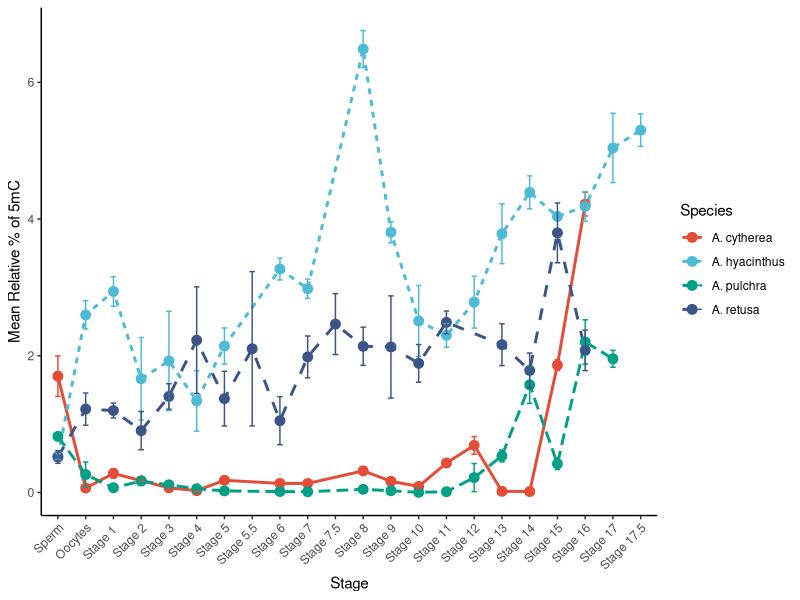
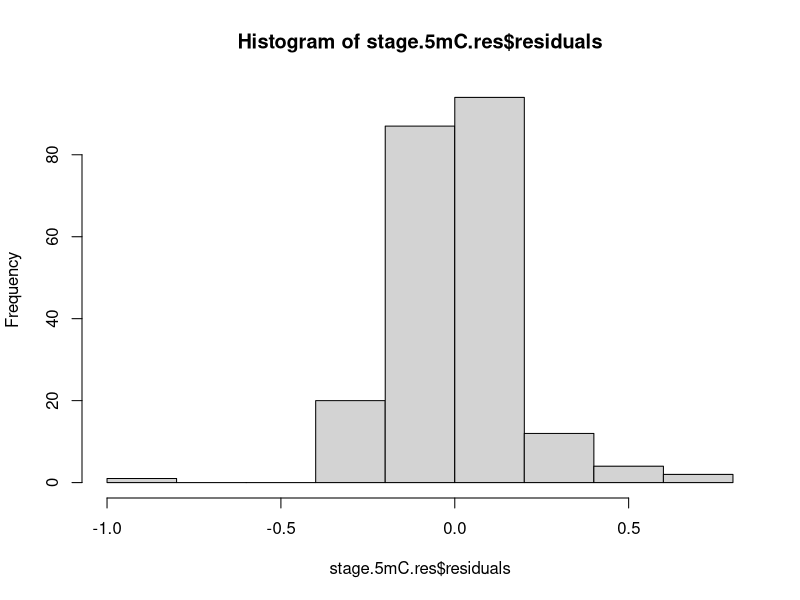
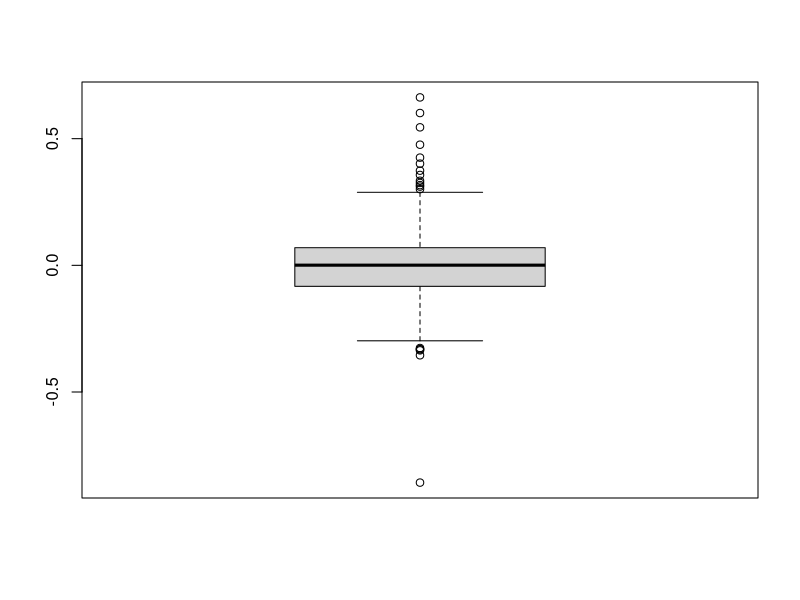
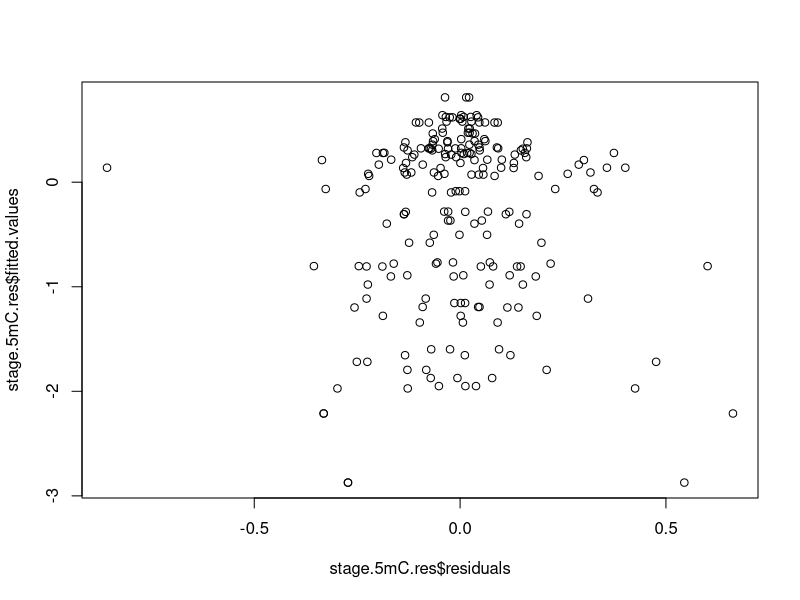
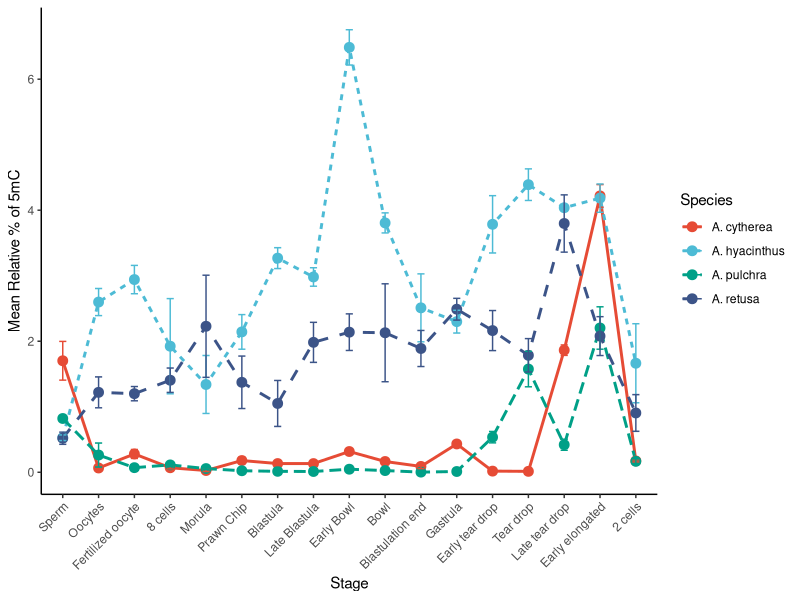
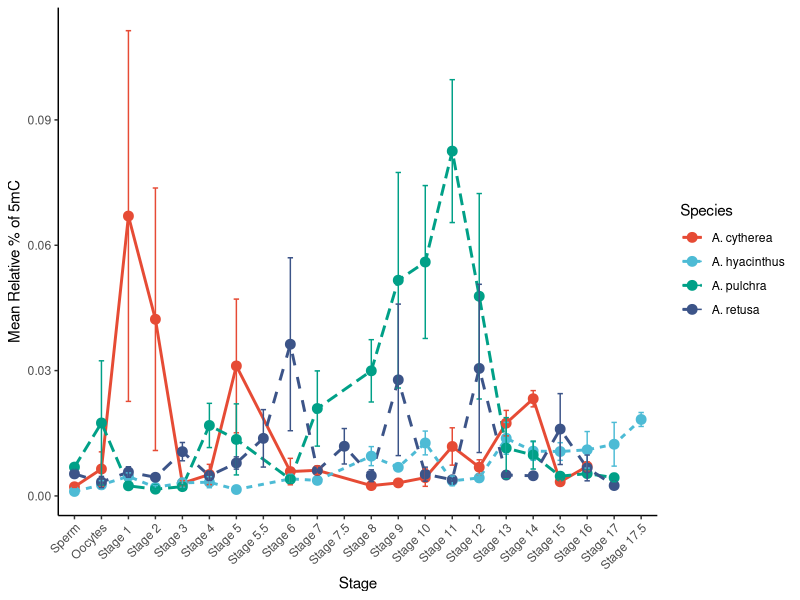
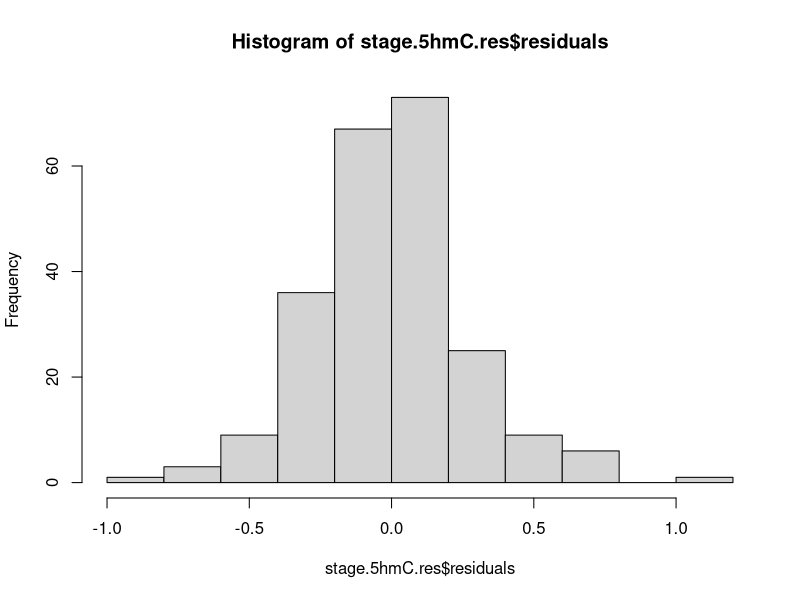
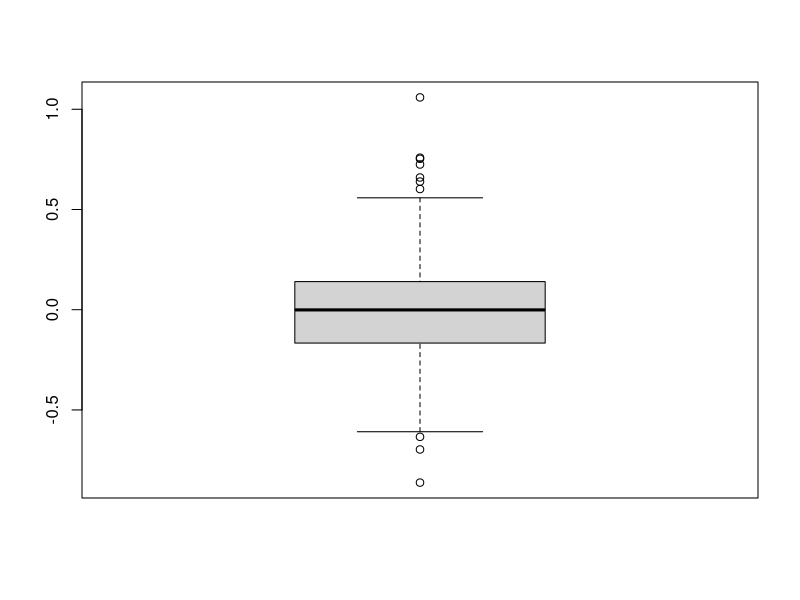

The R script that drew these images, in order:
## ---- chunk 1
library(tidyverse)
library(ggsci)
## ---- chunk 2
ahya <- read.csv("RAnalysis/data/Ahyacinthus_5mC.csv",  na.strings = "NA")

str(ahya)
as.numeric

stnds <- ahya %>% filter(Species=="Standard") %>%
  group_by(Stage) %>%
  summarize(mean.RFU=mean(Fluoro.530.590))

ahya <- ahya %>% filter(Species=="A. hyacinthus") 

MF3.RFU.ahya <- stnds$mean.RFU[[1]]
MF4.RFU.ahya <- stnds$mean.RFU[[2]]
MF4.ng.ahya <- 10

ahya$rel.percent.5mC <- (((ahya$Fluoro.530.590 -MF3.RFU.ahya )/ ahya$DNA.ng) / ((MF4.RFU.ahya - MF3.RFU.ahya)* 2 /MF4.ng.ahya))*100

ahya.27 <- ahya %>%
filter(Temperature ==27)

## ---- chunk 3
acyth <- read.csv("RAnalysis/data/Acytherea_5mC.csv",  na.strings = "NA")

str(acyth)
as.numeric

stnds <- acyth %>% filter(Species=="Standard") %>%
  group_by(Stage) %>%
  summarize(mean.RFU=mean(Fluoro.530.590))

acyth <- acyth %>% filter(Species=="A. cytherea") 

MF3.RFU.acyth <- stnds$mean.RFU[[1]]
MF4.RFU.acyth <- stnds$mean.RFU[[2]]
MF4.ng.acyth <- 10

acyth$rel.percent.5mC <- (((acyth$Fluoro.530.590 -MF3.RFU.acyth )/ acyth$DNA.ng) / ((MF4.RFU.acyth - MF3.RFU.acyth)* 2 /MF4.ng.acyth))*100

acyth <- acyth %>%
filter(Temperature ==27)

## ---- chunk 4
aret <- read.csv("RAnalysis/data/Aretusa_5mC.csv",  na.strings = "NA")

str(aret)
as.numeric

stnds <- aret %>% filter(Species=="Standard") %>%
  group_by(Stage) %>%
  summarize(mean.RFU=mean(Fluoro.530.590))

aret <- aret %>% filter(Species=="A. retusa") 

MF3.RFU.aret <- stnds$mean.RFU[[1]]
MF4.RFU.aret <- stnds$mean.RFU[[2]]
MF4.ng.aret <- 10

aret$rel.percent.5mC <- (((aret$Fluoro.530.590 -MF3.RFU.aret )/ aret$DNA.ng) / ((MF4.RFU.aret - MF3.RFU.aret)* 2 /MF4.ng.aret))*100

aret <- aret %>%
filter(Temperature ==27) %>%
filter(!Stage == "Stage 12")
## ---- chunk 5
apul <- read.csv("RAnalysis/data/Apulchra_5mC.csv",  na.strings = "NA")

str(apul)

stnds <- apul %>% filter(Species=="Standard") %>%
  group_by(Stage) %>%
  summarize(mean.RFU=mean(Fluoro.530.590))

apul <- apul %>% filter(Species=="A. pulchra") 

MF3.RFU.apul <- stnds$mean.RFU[[1]]
MF4.RFU.apul <- stnds$mean.RFU[[2]]
MF4.ng.apul <- 10

apul$rel.percent.5mC <- (((apul$Fluoro.530.590 -MF3.RFU.apul )/ apul$DNA.ng) / ((MF4.RFU.apul - MF3.RFU.apul)* 2 /MF4.ng.apul))*100

apul <- apul %>%
filter(Temperature ==27)

## ---- chunk 6
#examine only 27

all.species.5mC <- rbind(ahya.27, acyth, aret,  apul)
unique(all.species.5mC$Stage)

devo.27 <- all.species.5mC %>% 
  mutate(Stage = fct_relevel(Stage, "Sperm",      "Oocytes",   "Stage 1 ",   "Stage 2",    
                             "Stage 3",    "Stage 4",    "Stage 5", "Stage 5.5",    "Stage 6",   "Stage 7",    
                             "Stage 7.5", "Stage 8",    "Stage 9",    "Stage 10",   "Stage 11",   "Stage 12",   
                             "Stage 13",   "Stage 14",  "Stage 15",   "Stage 16",   "Stage 17",   "Stage 17.5"))

summary_stats.devo.27 <- devo.27 %>%
  group_by(Species, Stage) %>%
  summarize(
    mean_5mC = mean(rel.percent.5mC, na.rm = TRUE),
    sem_5mC = sd(rel.percent.5mC, na.rm = TRUE) / sqrt(n()),
    .groups = 'drop'
  )

summary_stats.devo.27 %>%
  ggplot(aes(x = Stage, y = mean_5mC, group = Species, color = Species)) +
  geom_line(aes(linetype = Species), size = 1) +  # Line connecting mean points
  geom_point(size = 3) +  # Mean points
  geom_errorbar(aes(ymin = mean_5mC - sem_5mC, ymax = mean_5mC + sem_5mC), width = 0.2) +  # SEM bars
  labs(
    x = "Stage",
    y = "Mean Relative % of 5mC"
  ) +
  scale_color_npg()+
  scale_fill_npg()+
  theme_classic() +
  theme(axis.text.x = element_text(angle = 45, hjust = 1))  # Rotate x-axis labels for better readability


## ---- chunk 7

devo.27.stages <- devo.27 %>% 
  filter(!Stage == "Stage 5.5") %>% 
  filter(!Stage == "Stage 7.5") %>% 
  filter(!Stage == "Stage 12")%>% 
  filter(!Stage == "Stage 17")%>% 
  filter(!Stage == "Stage 17.5")

str(devo.27.stages)
devo.27.stages$Species <- as.factor(devo.27.stages$Species)

unique(devo.27.stages$Stage)

unique(devo.27.stages$Development)

devo.27.stages <- devo.27.stages %>% 
  mutate(Development = fct_relevel(Development, "Sperm", "Oocytes", "Fertilized oocyte", "4 cells", "8 cells", "Morula",          "Prawn Chip", "Blastula", "Late Blastula", "Early Bowl", "Bowl", "Blastulation end", "Gastrula", "Early tear drop",
"Tear drop", "Late tear drop", "Early elongated"))

stage.5mC.res <- aov(log10(rel.percent.5mC) ~ Stage*Species, data= devo.27.stages)
summary(stage.5mC.res)
hist(stage.5mC.res$residuals)
boxplot(stage.5mC.res$residuals)
plot(stage.5mC.res$residuals, stage.5mC.res$fitted.values)

Tukey.ph <- TukeyHSD(stage.5mC.res)

summary_stats.devo.27 <- devo.27.stages %>%
  group_by(Species, Stage, Development) %>%
  summarize(
    mean_5mC = mean(rel.percent.5mC, na.rm = TRUE),
    sem_5mC = sd(rel.percent.5mC, na.rm = TRUE) / sqrt(n()),
    .groups = 'drop'
  )

summary_stats.devo.27 %>%
  ggplot(aes(x = Development, y = mean_5mC, group = Species, color = Species)) +
  geom_line(aes(linetype = Species), size = 1) +  # Line connecting mean points
  geom_point(size = 3) +  # Mean points
  geom_errorbar(aes(ymin = mean_5mC - sem_5mC, ymax = mean_5mC + sem_5mC), width = 0.2) +  # SEM bars
  labs(
    x = "Stage",
    y = "Mean Relative % of 5mC"
  ) +
  scale_color_npg()+
  scale_fill_npg()+
  theme_classic() +
  theme(axis.text.x = element_text(angle = 45, hjust = 1))  # Rotate x-axis labels for better readability



## ---- chunk 8
ahya.5hmC <- read.csv("RAnalysis/data/Ahyacinthus_5hmC.csv",  na.strings = "NA")

str(ahya.5hmC)

stnds.ahya.5hmC <- ahya.5hmC %>% filter(Species=="Standard") %>%
  group_by(Stage) %>%
  summarize(mean.RFU=mean(Fluoro.530.590))

ahya.5hmC <- ahya.5hmC %>% filter(Species=="A. hyacinthus") 

HF4.RFU.ahya.5hmC <- stnds.ahya.5hmC$mean.RFU[[1]]
HF5.RFU.ahya.5hmC <- stnds.ahya.5hmC$mean.RFU[[2]]
HF5.ng.ahya.5hmC <- 10

ahya.5hmC$rel.percent.5mC <- (((ahya.5hmC$Fluoro.530.590 -HF4.RFU.ahya.5hmC )/ ahya.5hmC$DNA.ng) / ((HF5.RFU.ahya.5hmC - HF4.RFU.ahya.5hmC)* 5 /HF5.ng.ahya.5hmC))*100

ahya.5hmC <- ahya.5hmC %>%
filter(Temperature ==27)

## ---- chunk 9
acyth.5hmC <- read.csv("RAnalysis/data/Acytherea_5hmC.csv",  na.strings = "NA")

str(acyth.5hmC)

stnds.acyth.5hmC <- acyth.5hmC %>% filter(Species=="Standard") %>%
  group_by(Stage) %>%
  summarize(mean.RFU=mean(Fluoro.530.590))

acyth.5hmC <- acyth.5hmC %>% filter(Species=="A. cytherea") 

HF4.RFU.acyth <- stnds.acyth.5hmC$mean.RFU[[1]]
HF5.RFU.acyth <- stnds.acyth.5hmC$mean.RFU[[2]]
HF5.ng.acyth <- 10

acyth.5hmC$rel.percent.5mC <- (((acyth.5hmC$Fluoro.530.590 -HF4.RFU.acyth )/ acyth.5hmC$DNA.ng) / ((HF5.RFU.acyth - HF4.RFU.acyth)* 5 /HF5.ng.acyth))*100

acyth.5hmC <- acyth.5hmC %>%
filter(Temperature ==27)

## ---- chunk 10
apul.5hmC <- read.csv("RAnalysis/data/Apulchra_5hmC.csv",  na.strings = "NA")

str(apul.5hmC)

stnds.apul.5hmC <- apul.5hmC %>% filter(Species=="Standard") %>%
  group_by(Stage) %>%
  summarize(mean.RFU=mean(Fluoro.530.590))

apul.5hmC <- apul.5hmC %>% filter(Species=="A. pulchra") 

HF4.RFU.apul <- stnds.apul.5hmC$mean.RFU[[1]]
HF5.RFU.apul <- stnds.apul.5hmC$mean.RFU[[2]]
HF5.ng.apul <- 10

apul.5hmC$rel.percent.5mC <- (((apul.5hmC$Fluoro.530.590 -HF4.RFU.apul)/ apul.5hmC$DNA.ng) / ((HF5.RFU.apul - HF4.RFU.apul)* 5 /HF5.ng.apul))*100

apul.5hmC <- apul.5hmC %>%
filter(Temperature ==27)

## ---- chunk 11
aret.5hmC <- read.csv("RAnalysis/data/Aretusa_5hmC.csv",  na.strings = "NA")

str(aret.5hmC)

stnds.aret.5hmC <- aret.5hmC %>% filter(Species=="Standard") %>%
  group_by(Stage) %>%
  summarize(mean.RFU=mean(Fluoro.530.590))

aret.5hmC <- aret.5hmC %>% filter(Species=="A. retusa") 

HF4.RFU.aret <- stnds.aret.5hmC$mean.RFU[[1]]
HF5.RFU.aret <- stnds.aret.5hmC$mean.RFU[[2]]
HF5.ng.aret <- 10

aret.5hmC$rel.percent.5mC <- (((aret.5hmC$Fluoro.530.590 -HF4.RFU.aret )/ aret.5hmC$DNA.ng) / ((HF5.RFU.aret - HF4.RFU.aret)* 5 /HF5.ng.aret))*100

aret.5hmC <- aret.5hmC %>%
filter(Temperature ==27)

## ---- chunk 12
#examine only 27

all.species.5hmC <- rbind(ahya.5hmC, acyth.5hmC, apul.5hmC, aret.5hmC)
unique(all.species.5hmC$Stage)

devo.5hmC.27 <- all.species.5hmC %>% 
  mutate(Stage = fct_relevel(Stage, "Sperm",      "Oocytes",   "Stage 1 ",   "Stage 2",    
                             "Stage 3",    "Stage 4",    "Stage 5", "Stage 5.5",    "Stage 6",   "Stage 7",    
                             "Stage 7.5", "Stage 8",    "Stage 9",    "Stage 10",   "Stage 11",   "Stage 12",   
                             "Stage 13",   "Stage 14",  "Stage 15",   "Stage 16",   "Stage 17",   "Stage 17.5"))

summary_stats.devo.27.5hmC <- devo.5hmC.27 %>%
  group_by(Species, Stage) %>%
  summarize(
    mean_5mC = mean(rel.percent.5mC, na.rm = TRUE),
    sem_5mC = sd(rel.percent.5mC, na.rm = TRUE) / sqrt(n()),
    .groups = 'drop'
  )

summary_stats.devo.27.5hmC %>%
  ggplot(aes(x = Stage, y = mean_5mC, group = Species, color = Species)) +
  geom_line(aes(linetype = Species), size = 1) +  # Line connecting mean points
  geom_point(size = 3) +  # Mean points
  geom_errorbar(aes(ymin = mean_5mC - sem_5mC, ymax = mean_5mC + sem_5mC), width = 0.2) +  # SEM bars
  labs(
    x = "Stage",
    y = "Mean Relative % of 5mC"
  ) +
  scale_color_npg()+
  scale_fill_npg()+
  theme_classic() +
  theme(axis.text.x = element_text(angle = 45, hjust = 1))  # Rotate x-axis labels for better readability


## ---- chunk 13

devo.5hmC.27.stages <- devo.5hmC.27 %>% 
  filter(!Stage == "Stage 5.5") %>% 
  filter(!Stage == "Stage 7.5") %>% 
  filter(!Stage == "Stage 12")%>% 
  filter(!Stage == "Stage 17")%>% 
  filter(!Stage == "Stage 17.5")

str(devo.5hmC.27.stages)
devo.5hmC.27.stages$Species <- as.factor(devo.5hmC.27.stages$Species)

unique(devo.5hmC.27.stages$Stage)

unique(devo.5hmC.27.stages$Development)

devo.5hmC.27.stages <- devo.5hmC.27.stages %>% 
  mutate(Development = fct_relevel(Development, "Sperm", "Oocytes", "Fertilized oocyte", "4 cells", "8 cells", "Morula",          "Prawn Chip", "Blastula", "Late Blastula", "Early Bowl", "Bowl", "Blastulation end", "Gastrula", "Early tear drop",
"Tear drop", "Late tear drop", "Early elongated"))

stage.5hmC.res <- aov(log10(rel.percent.5mC) ~ Stage*Species, data= devo.5hmC.27.stages)
summary(stage.5hmC.res)
hist(stage.5hmC.res$residuals)
boxplot(stage.5hmC.res$residuals)
plot(stage.5hmC.res$residuals, stage.5hmC.res$fitted.values)

Tukey.ph.5hmC <- TukeyHSD(stage.5hmC.res)

summary_stats.5hmC.27 <- devo.5hmC.27.stages %>%
  group_by(Species, Stage, Development) %>%
  summarize(
    mean_5mC = mean(rel.percent.5mC, na.rm = TRUE),
    sem_5mC = sd(rel.percent.5mC, na.rm = TRUE) / sqrt(n()),
    .groups = 'drop'
  )

summary_stats.5hmC.27 %>%
  ggplot(aes(x = Development, y = mean_5mC, group = Species, color = Species)) +
  geom_line(aes(linetype = Species), size = 1) +  # Line connecting mean points
  geom_point(size = 3) +  # Mean points
  geom_errorbar(aes(ymin = mean_5mC - sem_5mC, ymax = mean_5mC + sem_5mC), width = 0.2) +  # SEM bars
  labs(
    x = "Stage",
    y = "Mean Relative % of 5hmC"
  ) +
  scale_color_npg()+
  scale_fill_npg()+
  theme_classic() +
  theme(axis.text.x = element_text(angle = 45, hjust = 1))  # Rotate x-axis labels for better readability
